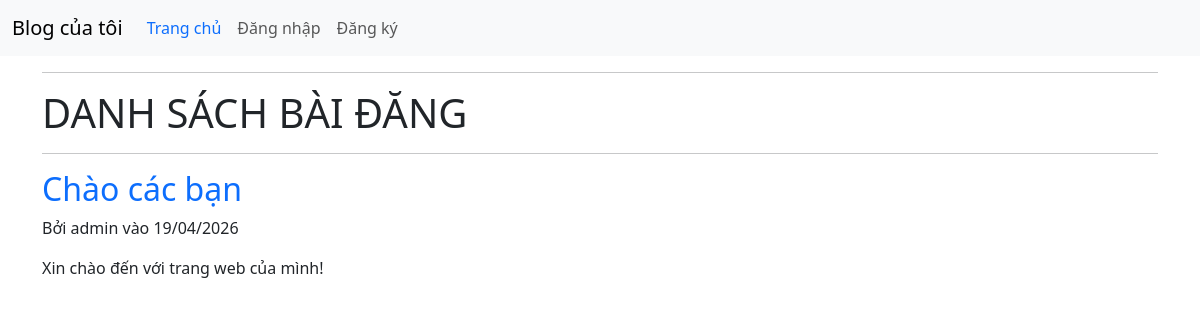
Screenshot of /blog/ with the database file from the repository.
### blog/models.py (models this page shows, shortened)
class Post(models.Model):
    title = models.CharField(max_length=200)
    content = models.TextField()
    created_at = models.DateTimeField(auto_now_add=True)
    updated_at = models.DateTimeField(auto_now=True)
    author = models.ForeignKey(User, on_delete=models.CASCADE, default=1)

### blog/views.py (the view)
# urls.py: path("",PostListView.as_view(),name="post_list"),
class PostListView(ListView):
    model = Post
    template_name = "post_list.html"
    context_object_name = "posts"
    ordering = ["-created_at"]

### blog/templates/post_list.html (shortened to what this page needs)
<!DOCTYPE html>
<html lang="vi">
<head>
</head>
{% extends "base.html" %}
{% block content %}
    <hr>
    <h1 class="text-uppercase">Danh sách bài đăng</h1>
    <hr>
    {% for post in posts %}
    <article>
        <h2><a href="{% url 'post-detail' post.pk %}" class="text-primary text-decoration-none">{{ post.title }}</a></h2>
        <p>Bởi {{ post.author.username }} vào {{ post.created_at|date:"d/m/Y" }}</p>
        <p>{{ post.content|truncatewords:30 }}</p>
    </article>
    {% empty %}
        <h2>Chưa có bài đăng nào.</h2>
        <p>Để thêm bài đăng mới, bấm chuột vào nút "Thêm bài mới".</p>
        <a href="{% url 'post-create' %}" title="Thêm bài mới" class="btn btn-primary">Thêm bài mới</a>
    {% endfor %}
{% endblock %}

### rows the page displays
Post: title "Chào các bạn", author.username "admin", created_at "19/04/2026", content "Xin chào đến với trang web của mình!"
